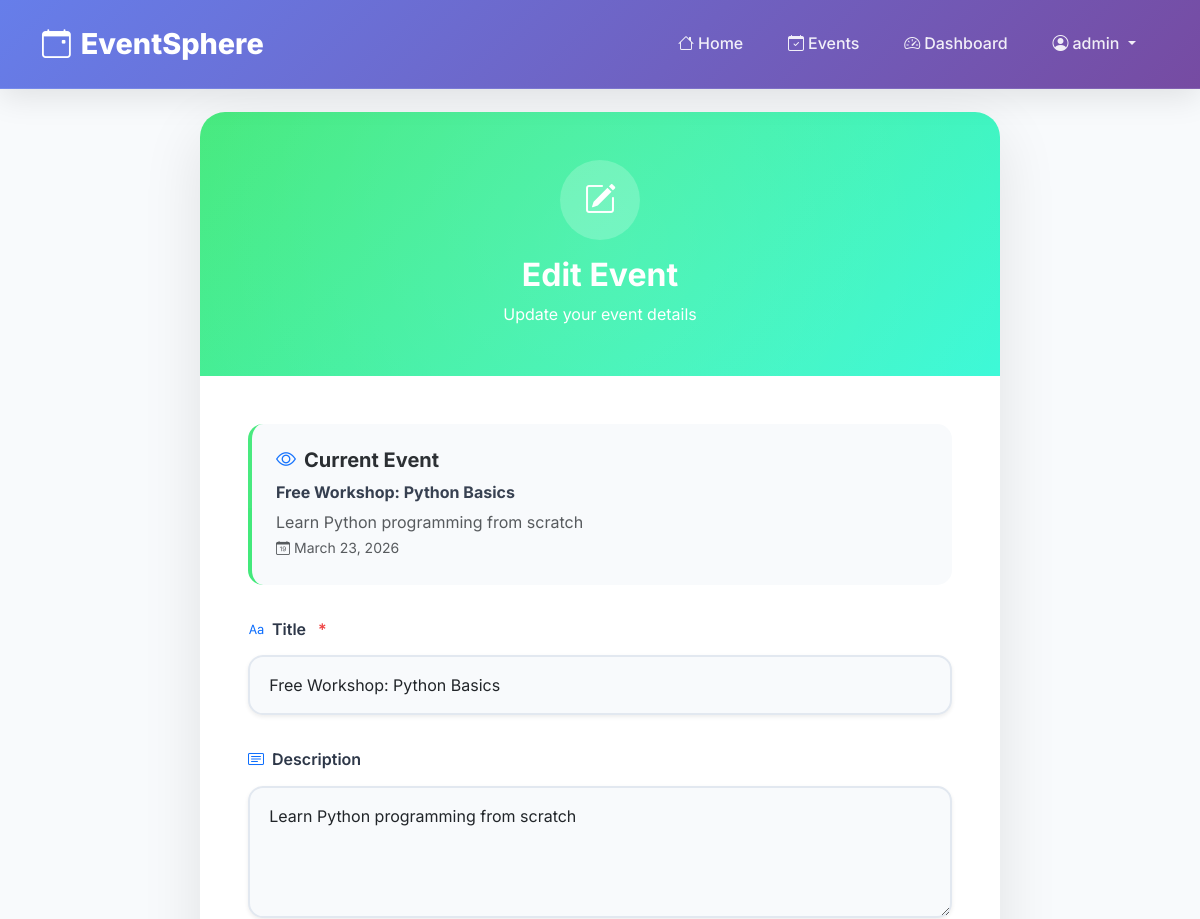
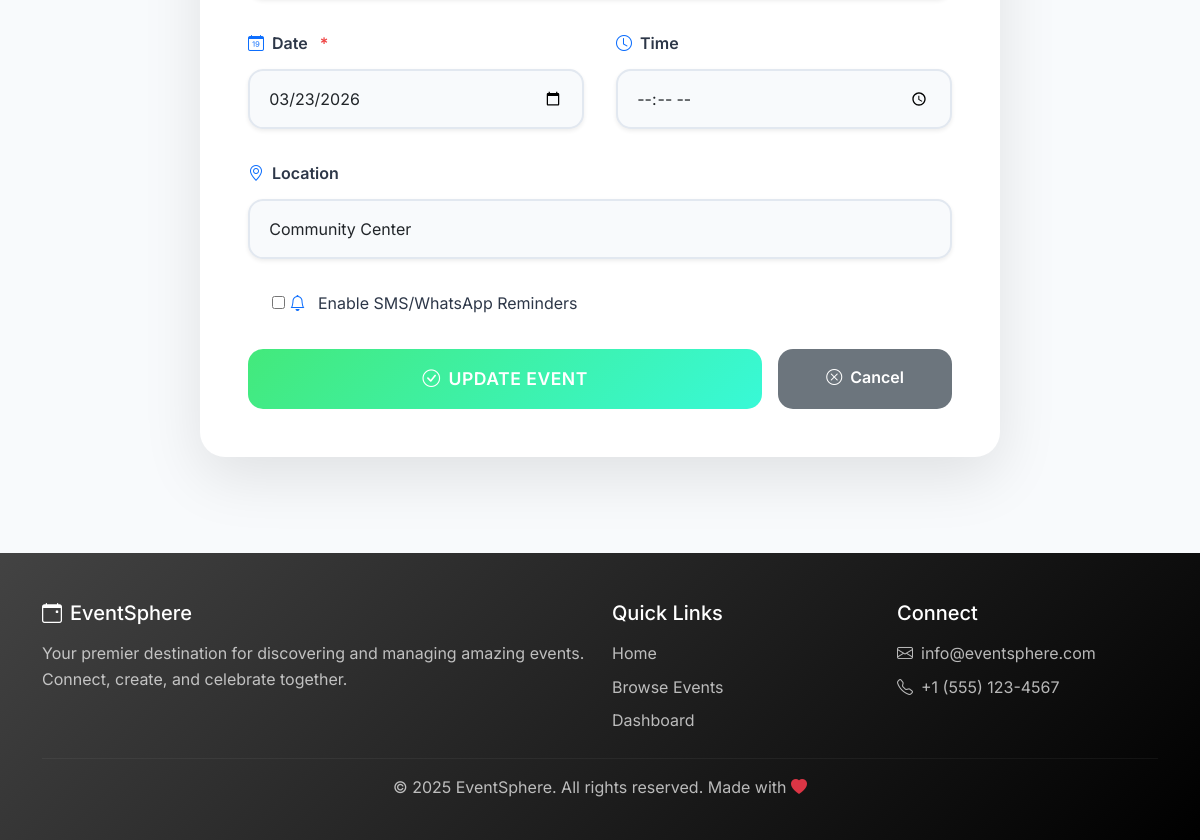
Screenshot of /edit/9/ (signed in) with the database file from the repository (2 pictures, top to bottom).
### eventapp/models.py (models this page shows, shortened)
class Event(models.Model):
    STATUS_SCHEDULED = 'scheduled'
    STATUS_CANCELLED = 'cancelled'
    STATUS_COMPLETED = 'completed'
    STATUS_CHOICES = [
        (STATUS_SCHEDULED, 'Scheduled'),
        (STATUS_CANCELLED, 'Cancelled'),
        (STATUS_COMPLETED, 'Completed'),
    ]
    title = models.CharField(max_length=200)
    description = models.TextField(blank=True, null=True)
    date = models.DateField()
    time = models.TimeField(blank=True, null=True)
    location = models.CharField(max_length=250, blank=True)
    created_by = models.ForeignKey(User, on_delete=models.CASCADE, related_name='events', null=True)
    created_at = models.DateTimeField(auto_now_add=True)
    updated_at = models.DateTimeField(auto_now=True)
    status = models.CharField(max_length=20, choices=STATUS_CHOICES, default=STATUS_SCHEDULED)
    capacity = models.PositiveIntegerField(default=100, validators=[MinValueValidator(1)])
    ticket_price = models.DecimalField(max_digits=10, decimal_places=2, default=0.00)
    reminder_enabled = models.BooleanField(default=False)
    reminder_phone = models.CharField(max_length=20, blank=True)
    reminder_sent = models.BooleanField(default=False)
    REMINDER_CHANNEL_SMS = 'sms'
    REMINDER_CHANNEL_WHATSAPP = 'whatsapp'
    REMINDER_CHANNEL_EMAIL = 'email'
    REMINDER_CHANNEL_CHOICES = [
        (REMINDER_CHANNEL_SMS, 'SMS'),
        (REMINDER_CHANNEL_WHATSAPP, 'WhatsApp'),
        (REMINDER_CHANNEL_EMAIL, 'Email'),
    ]
    reminder_channel = models.CharField(max_length=10, choices=REMINDER_CHANNEL_CHOICES, default=REMINDER_CHANNEL_EMAIL)

### eventapp/views.py (the view)
# urls.py: path('edit/<int:event_id>/', views.edit_event, name='edit_event'),
@login_required
def edit_event(request, event_id):
    ev = get_object_or_404(Event, id=event_id)
    if ev.created_by != request.user and request.user.profile.role != UserProfile.ROLE_ADMIN:
        messages.error(request, 'You do not have permission to edit this event.')
        return redirect('dashboard')
    if request.method == 'POST':
        form = EventForm(request.POST, instance=ev)
        if form.is_valid():
            form.save()
            messages.success(request, 'Event updated successfully.')
            return redirect('view_events')
    else:
        form = EventForm(instance=ev)
    return render(request, 'eventapp/edit_event.html', {'form': form, 'event': ev})

### eventapp/templates/eventapp/edit_event.html (shortened to what this page needs)
{% extends 'eventapp/base.html' %}
{% block content %}
<div class="form-container">
  <div class="form-card">
    <div class="form-header">
      <div class="form-icon">
        <i class="bi bi-pencil-square"></i>
      </div>
      <h2 class="fw-bold mb-2">Edit Event</h2>
      <p class="mb-0 opacity-90">Update your event details</p>
    </div>
    <div class="form-body">
      <div class="event-preview">
        <h5 class="fw-bold text-dark mb-2">
          <i class="bi bi-eye me-2 text-primary"></i>Current Event
        </h5>
        <p class="mb-1"><strong>{{ event.title }}</strong></p>
        <p class="text-muted mb-0">{{ event.description|truncatewords:20 }}</p>
        <small class="text-muted">
          <i class="bi bi-calendar-date me-1"></i>{{ event.date|date:"F d, Y" }}
        </small>
      </div>
      <form method="post">
        <div class="form-group">
          <label for="{{ form.title.id_for_label }}" class="form-label required-field">
            <i class="bi bi-type text-primary"></i>
            {{ form.title.label }}
          </label>
          {{ form.title }}
        </div>
        <div class="form-group">
          <label for="{{ form.description.id_for_label }}" class="form-label">
            <i class="bi bi-card-text text-primary"></i>
            {{ form.description.label }}
          </label>
          {{ form.description }}
        </div>
        <div class="form-row">
          <div class="form-group">
            <label for="{{ form.date.id_for_label }}" class="form-label required-field">
              <i class="bi bi-calendar-date text-primary"></i>
              {{ form.date.label }}
            </label>
            {{ form.date }}
          </div>
          <div class="form-group">
            <label for="{{ form.time.id_for_label }}" class="form-label">
              <i class="bi bi-clock text-primary"></i>
              {{ form.time.label }}
            </label>
            {{ form.time }}
          </div>
        </div>
        <div class="form-group">
          <label for="{{ form.location.id_for_label }}" class="form-label">
            <i class="bi bi-geo-alt text-primary"></i>
            {{ form.location.label }}
          </label>
          {{ form.location }}
        </div>
        {% if form.reminder_enabled %}
        <div class="form-group">
          <div class="form-check mb-3">
            {{ form.reminder_enabled }}
            <label class="form-check-label" for="{{ form.reminder_enabled.id_for_label }}">
              <i class="bi bi-bell text-primary me-2"></i>
              Enable SMS/WhatsApp Reminders
            </label>
          </div>
        </div>
        {% endif %}
        <div class="d-flex gap-3 mt-4">
          <button type="submit" class="btn-update flex-fill">
            <i class="bi bi-check-circle me-2"></i>Update Event
          </button>
          <a href="{% url 'view_events' %}" class="btn-cancel" style="flex: 0 0 auto;">
            <i class="bi bi-x-circle me-2"></i>Cancel
          </a>
        </div>
      </form>
    </div>
  </div>
</div>
{% endblock %}

### eventapp/templates/eventapp/base.html (shortened to what this page needs)
{% load static %}
<!DOCTYPE html>
<html lang="en">
<head>
  <link href="https://cdn.jsdelivr.net/npm/bootstrap@5.3.2/dist/css/bootstrap.min.css" rel="stylesheet">
  <link href="https://cdn.jsdelivr.net/npm/bootstrap-icons@1.11.0/font/bootstrap-icons.css" rel="stylesheet">
</head>
<body>
  <nav class="navbar navbar-expand-lg navbar-modern fixed-top">
    <div class="container">
      <a class="navbar-brand" href="{% url 'home' %}">
        <i class="bi bi-calendar-event"></i>
        EventSphere
      </a>
      <div class="collapse navbar-collapse" id="navbarNav">
        <ul class="navbar-nav ms-auto">
          <li class="nav-item">
            <a class="nav-link" href="{% url 'home' %}">
              <i class="bi bi-house me-1"></i>Home
            </a>
          </li>
          <li class="nav-item">
            <a class="nav-link" href="{% url 'view_events' %}">
              <i class="bi bi-calendar-check me-1"></i>Events
            </a>
          </li>
          {% if user.is_authenticated %}
            <li class="nav-item">
              <a class="nav-link" href="{% url 'dashboard' %}">
                <i class="bi bi-speedometer2 me-1"></i>Dashboard
              </a>
            </li>
            <li class="nav-item dropdown">
              <a class="nav-link dropdown-toggle" href="#" id="userDropdown" role="button" data-bs-toggle="dropdown">
                <i class="bi bi-person-circle me-1"></i>{{ user.username }}
              </a>
            </li>
          {% endif %}
        </ul>
      </div>
    </div>
  </nav>
  <main class="main-content" style="margin-top: 80px;">
    <div class="container">
      <div class="fade-in-up">
        {% block content %}{% endblock %}
      </div>
    </div>
  </main>
  <footer class="footer-modern">
    <div class="container">
      <div class="row">
        <div class="col-md-6">
          <h5><i class="bi bi-calendar-event me-2"></i>EventSphere</h5>
          <p>Your premier destination for discovering and managing amazing events. Connect, create, and celebrate together.</p>
        </div>
        <div class="col-md-3">
          <h5>Quick Links</h5>
          <p><a href="{% url 'home' %}">Home</a></p>
          <p><a href="{% url 'view_events' %}">Browse Events</a></p>
          {% if user.is_authenticated %}
            <p><a href="{% url 'dashboard' %}">Dashboard</a></p>
          {% endif %}
        </div>
        <div class="col-md-3">
          <h5>Connect</h5>
          <p><i class="bi bi-envelope me-2"></i>info@eventsphere.com</p>
          <p><i class="bi bi-telephone me-2"></i>+1 (555) 123-4567</p>
        </div>
      </div>
      <hr style="border-color: rgba(255,255,255,0.2);">
      <div class="text-center">
        <p>&copy; 2025 EventSphere. All rights reserved. Made with <i class="bi bi-heart-fill text-danger"></i></p>
      </div>
    </div>
  </footer>
</body>
</html>

### eventapp/templates/eventapp/base.html (style rules this page uses)
:root { --primary-gradient: linear-gradient(135deg, #667eea 0%, #764ba2 100%); --secondary-gradient: linear-gradient(135deg, #f093fb 0%, #f5576c 100%); --success-gradient: linear-gradient(135deg, #4facfe 0%, #00f2fe 100%); --warning-gradient: linear-gradient(135deg, #43e97b 0%, #38f9d7 100%); --danger-gradient: linear-gradient(135deg, #fa709a 0%, #fee140 100%); --dark-gradient: linear-gradient(135deg, #434343 0%, #000000 100%); --light-bg: #f8fafc; --card-shadow: 0 10px 40px rgba(0,0,0,0.1); --hover-shadow: 0 20px 60px rgba(0,0,0,0.15); }
* { margin: 0; padding: 0; box-sizing: border-box; }
body { font-family: 'Inter', sans-serif; background: var(--light-bg); line-height: 1.6; color: #2d3748; }
.navbar-modern { background: var(--primary-gradient); backdrop-filter: blur(10px); border-bottom: 1px solid rgba(255,255,255,0.1); padding: 1rem 0; box-shadow: 0 8px 32px rgba(0,0,0,0.1); }
.navbar-brand { font-weight: 800; font-size: 1.8rem; color: white !important; text-decoration: none; display: flex; align-items: center; gap: 10px; }
.nav-link { color: rgba(255,255,255,0.9) !important; font-weight: 500; padding: 0.8rem 1.2rem !important; border-radius: 25px; transition: all 0.3s ease; margin: 0 0.2rem; }
.main-content { min-height: calc(100vh - 80px); padding: 2rem 0; }
.fade-in-up { animation: fadeInUp 0.6s ease; }
.footer-modern { background: var(--dark-gradient); color: white; padding: 3rem 0 2rem; margin-top: 4rem; }
.footer-modern h5 { color: #fff; margin-bottom: 1rem; }
.footer-modern p { color: rgba(255,255,255,0.7); margin-bottom: 0.5rem; }
.footer-modern a { color: rgba(255,255,255,0.7); text-decoration: none; transition: color 0.3s ease; }

### eventapp/templates/eventapp/edit_event.html (style rules this page uses)
.form-container { max-width: 800px; margin: 0 auto; }
.form-card { background: white; border-radius: 25px; box-shadow: 0 20px 60px rgba(0,0,0,0.1); overflow: hidden; }
.form-header { background: var(--warning-gradient); color: white; padding: 3rem 2rem; text-align: center; position: relative; }
.form-header::before { content: ''; position: absolute; top: -50%; right: -50%; width: 200%; height: 200%; background: radial-gradient(circle, rgba(255,255,255,0.1) 0%, transparent 70%); animation: float 8s ease-in-out infinite reverse; }
.form-icon { width: 80px; height: 80px; background: rgba(255,255,255,0.2); border-radius: 50%; display: flex; align-items: center; justify-content: center; margin: 0 auto 1rem; font-size: 2rem; }
.form-body { padding: 3rem; }
.form-group { margin-bottom: 2rem; }
.form-label { font-weight: 600; color: #2d3748; margin-bottom: 0.8rem; display: flex; align-items: center; gap: 0.5rem; }
.form-control, .form-select { border: 2px solid #e2e8f0; border-radius: 15px; padding: 1rem 1.2rem; font-size: 1rem; transition: all 0.3s ease; background: #f8fafc; }
.form-control::placeholder { color: #a0aec0; }
textarea.form-control { min-height: 120px; resize: vertical; }
.btn-update { background: var(--warning-gradient); border: none; border-radius: 15px; padding: 1rem 3rem; font-weight: 600; color: white; font-size: 1.1rem; transition: all 0.3s ease; text-transform: uppercase; letter-spacing: 0.5px; width: 100%; }
.btn-cancel { background: #6c757d; border: none; border-radius: 15px; padding: 1rem 3rem; font-weight: 600; color: white; transition: all 0.3s ease; text-decoration: none; display: inline-block; text-align: center; }
.form-row { display: grid; grid-template-columns: 1fr 1fr; gap: 2rem; }
.required-field::after { content: '*'; color: #ef4444; margin-left: 0.25rem; }
.event-preview { background: #f8fafc; border-radius: 15px; padding: 1.5rem; margin-bottom: 2rem; border-left: 4px solid #43e97b; }

### rows the page displays
Event: title "Free Workshop: Python Basics", description "Learn Python programming from scratch", date "March 23, 2026", date "03/23/2026", location "Community Center"

### other values shown
{{ user.username }} "admin"
